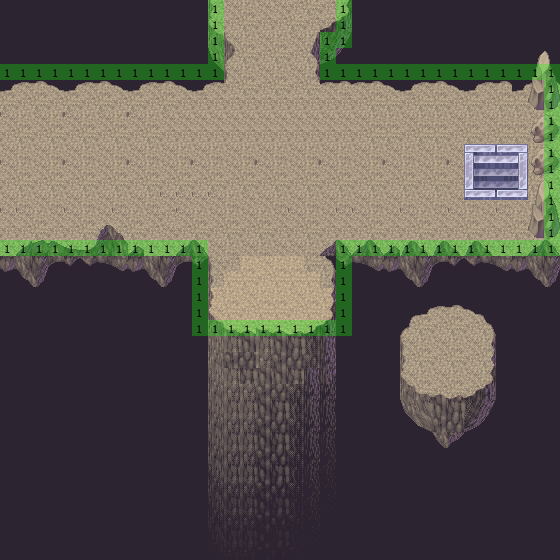

Tiled map render using the project's own tile images. Description and the map definition, with tile-layer contents summarised, below:
An orthogonal 35x35 tile map with 16x16 px tiles, 4 tile layers (background, first, second, meta), 2 tilesets and 21 objects (13x barrier, 3x entrance).

<map version="1.0" orientation="orthogonal" width="35" height="35" tilewidth="16" tileheight="16">
 <properties>
  <property name="scene-type" value="field" />
  <property name="sound" value="sounds/dungeon.mp3" />
  <property name="tmx" value="maps/M303.tmx" />
 </properties>
 <tileset firstgid="1" name="050-DarkSpace01" tilewidth="16" tileheight="16">
  <image source="050-DarkSpace01.png" width="256" height="640" />
 </tileset>
 <tileset firstgid="641" name="barrier-mask4" tilewidth="16" tileheight="16">
  <image source="barrier-mask4.png" width="64" height="64" />
 </tileset>
 <layer name="background" width="35" height="35">
  <data>[1225 cells, 1225 non-empty, 4 distinct tile ids]</data>
 </layer>
 <layer name="first" width="35" height="35">
  <data>[1225 cells, 686 non-empty, 203 distinct tile ids]</data>
 </layer>
 <layer name="second" width="35" height="35">
  <data>[1225 cells, 66 non-empty, 40 distinct tile ids]</data>
 </layer>
 <layer name="meta" width="35" height="35">
  <data>[1225 cells, 93 non-empty, 1 distinct tile ids]</data>
 </layer>
 <objectgroup name="entrances" width="35" height="35">
  <object name="dungeon-3-west" type="entrance" x="-16" y="80" width="16" height="160">
   <properties>
    <property name="dest" value="dungeon-2-east" />
   </properties>
  </object>
  <object name="dungeon-3-north" type="entrance" x="224" y="-16" width="112" height="16">
   <properties>
    <property name="dest" value="dungeon-0" />
   </properties>
  </object>
  <object name="dungeon-3-east" type="entrance" x="464" y="144" width="64" height="48">
   <properties>
    <property name="dest" value="dungeon-king" />
   </properties>
  </object>
 </objectgroup>
 <objectgroup name="barriers" width="35" height="35">
  <object type="barrier" x="0" y="240" width="208" height="16" />
  <object type="barrier" x="0" y="64" width="208" height="16" />
  <object type="barrier" x="352" y="240" width="208" height="16" />
  <object type="barrier" x="320" y="64" width="240" height="16" />
  <object type="barrier" x="208" y="0" width="16" height="80" />
  <object type="barrier" x="192" y="256" width="16" height="80" />
  <object type="barrier" x="208" y="320" width="128" height="16" />
  <object type="barrier" x="336" y="240" width="16" height="96" />
  <object type="barrier" x="320" y="32" width="16" height="32" />
  <object type="barrier" x="336" y="0" width="16" height="48" />
  <object type="barrier" x="544" y="80" width="16" height="160" />
  <object type="barrier" x="208" y="-16" width="160" height="16" />
  <object type="barrier" x="-16" y="64" width="16" height="192" />
 </objectgroup>
 <objectgroup name="semi-transparents" width="35" height="35" />
 <objectgroup name="objects" width="35" height="35">
  <object x="205" y="145">
   <properties>
    <property name="ID" value="E403" />
    <property name="flags" value="E402" />
   </properties>
  </object>
  <object x="239" y="216">
   <properties>
    <property name="ID" value="E404" />
    <property name="flags" value="E402" />
   </properties>
  </object>
  <object x="367" y="189">
   <properties>
    <property name="ID" value="E405" />
    <property name="flags" value="E402" />
   </properties>
  </object>
  <object x="95" y="166">
   <properties>
    <property name="ID" value="E403" />
    <property name="flags" value="E402" />
   </properties>
  </object>
  <object x="307" y="129">
   <properties>
    <property name="ID" value="E404" />
    <property name="flags" value="E402" />
   </properties>
  </object>
 </objectgroup>
</map>
